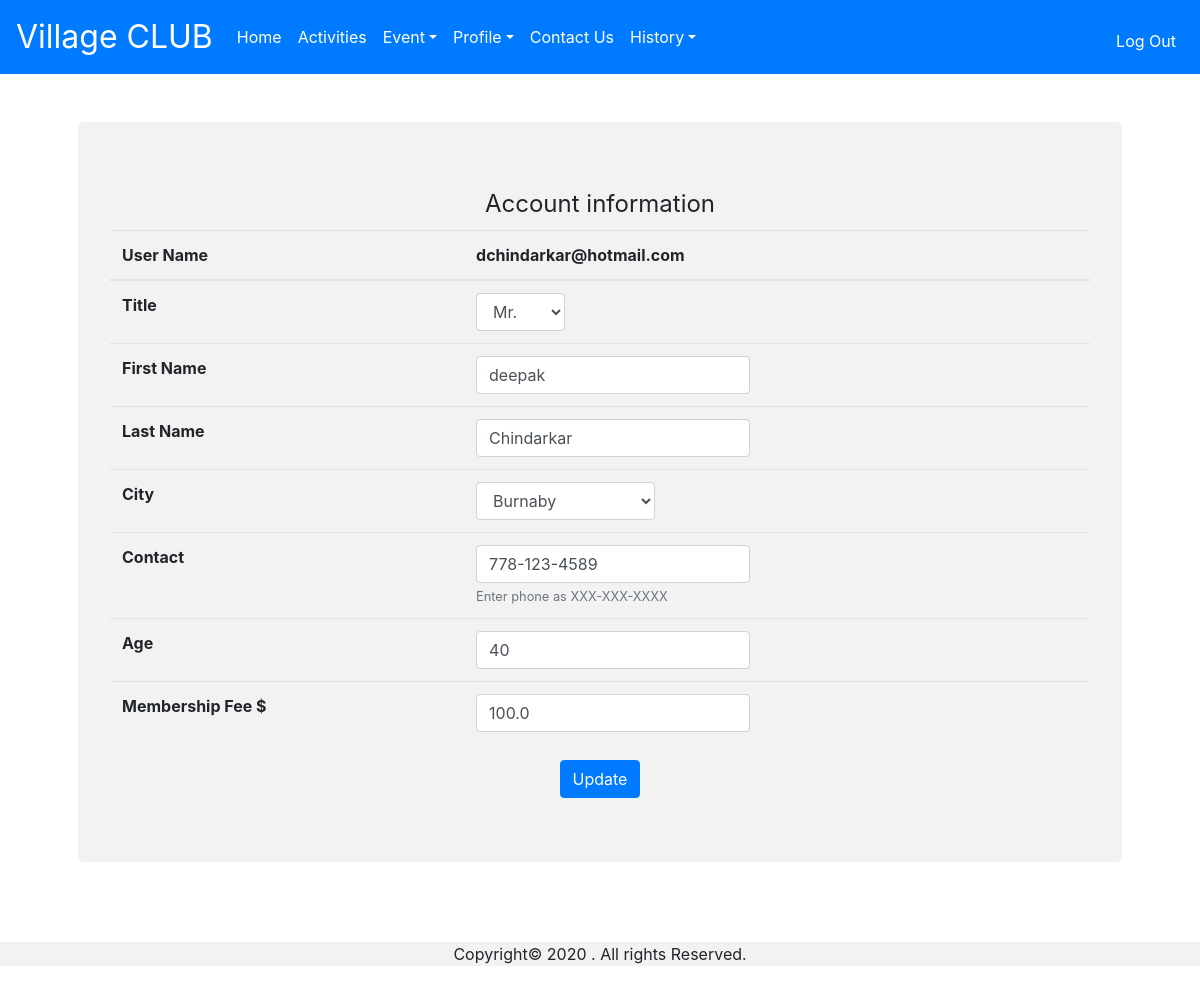
Page /myprofile (signed in) on the committed database.
### tables this page shows
CREATE TABLE 'users' ('id' INTEGER PRIMARY KEY AUTOINCREMENT NOT NULL, 'username' TEXT NOT NULL, 'hash' TEXT NOT NULL, 'cash' NUMERIC NOT NULL DEFAULT 100.00 );

CREATE TABLE players (id integer PRIMARY KEY NOT NULL, title text NOT NULL, first text NOT NULL, last text NOT NULL, city text NOT NULL, phone text NOT NULL, age numeric DEFAULT 5);

### village_app/views.py (the view, shortened to what this page needs)
@app.route("/myprofile", methods=["GET", "POST"])
@login_required
def myprofile():
    if request.method == "GET":
        name = db.execute("SELECT username, cash FROM users WHERE users.id = :userid",
          userid=session["user_id"])
        if len(name) == 0:
            return apology("invalid user account", 403)
        else:
            cash = float(name[0]["cash"])
            player_info = db.execute("SELECT * FROM players WHERE id = :userid",
                userid=session["user_id"])
            if len(player_info) == 0:
                email = name[0]["username"]
                return render_template("update.html", email=email)
            else:
                email = name[0]["username"]
                player_info[0].update({"username": email})
                player_info[0].update({"cash": cash })
                return render_template("userinfo.html", player_info=player_info)

### helpers.py (called while the page is built)
def login_required(f):
    @wraps(f)
    def decorated_function(*args, **kwargs):
        if session.get("user_id") is None:
            return redirect("/login")
        return f(*args, **kwargs)
    return decorated_function

### village_app/views.py (called while the page is built)
@app.after_request
def after_request(response):
    response.headers["Cache-Control"] = "no-cache, no-store, must-revalidate"
    response.headers["Expires"] = 0
    response.headers["Pragma"] = "no-cache"
    return response

### village_app/templates/userinfo.html (shortened to what this page needs)
{% extends "layout.html" %}
{% block content %}
<div class="jumbotron">
    <fieldset>
      <legend>Account information</legend>
      <div class="table-responsive">
        <form action="/myprofile" method="POST">
          <table class="table table-hover left">
            <thead class="thead-back">
              <tr>
                <th scope="col">User Name</th>
                <th scope="col">{{ player_info[0]["username"] }}</th>
              </tr>
            </thead>
            <tbody>
              <tr>
                <td><strong>Title</strong></td>
                <td>
                    <select id="title" class="form-control" name="title">
                      <option value ={{ player_info[0]["title"] }} selected>{{ player_info[0]["title"] }}</option>
                    </select>
                </td>
              </tr>
              <tr>
                <td><strong>First Name</strong></td>
                <td><input type="text" class="form-control" name="first" value={{ player_info[0]["first"] }}></td>
              </tr>
              <tr>
                <td><strong> Last Name </strong></td>
                <td><input type="text" class="form-control" name="last" value={{ player_info[0]["last"] }}></td>
              </tr>
              <tr>
                <td><strong> City </strong></td>
                <td>
                    <select class="form-control" id="city" name="city">
                        <option value={{ player_info[0]["city"] }}>{{ player_info[0]["city"] }}</option>
                    </select>
                </td>
              </tr>
              <tr>
                <td><strong> Contact </strong></td>
                <td><input type="tel" class="form-control" id="phone" name="phone"
                  value={{ player_info[0]["phone"] }}
                  placeholder="XXX-XXX-XXX"
                  aria-describedby="phoneHelp"
                  pattern="[0-9]{3}-?[0-9]{3}-?[0-9]{4}">
                  <small id="phoneHelp" class="form-text text-muted">Enter phone as XXX-XXX-XXXX</small></td>
              </tr>
              <tr>
                <td><strong>Age</strong></td>
                <td><input type="number" class="form-control" name="age" value={{ player_info[0]["age"] }}></td>
              </tr>
              <tr>
                <td><strong> Membership Fee $</strong></td>
                <td><input type="numeric" class="form-control" name="cash" value={{ player_info[0]["cash"] }}></td>
              </tr>
            </tbody>
          </table>
          <button type="submit" class="btn btn-primary">Update</button>
        </form>
      </div>
    </fieldset>
</div>
{% endblock %}

### village_app/static/styles.css (style rules this page uses)
main .form-control { display: inline-block; width: auto; }
.jumbotron { background-color: #f2f2f2; }
.left { text-align: left; }

### rows in the picture
users: username "dchindarkar@hotmail.com"
players: title "Mr.", first "deepak", last "Chindarkar", city "Burnaby", phone "778-123-4589", age "40"
